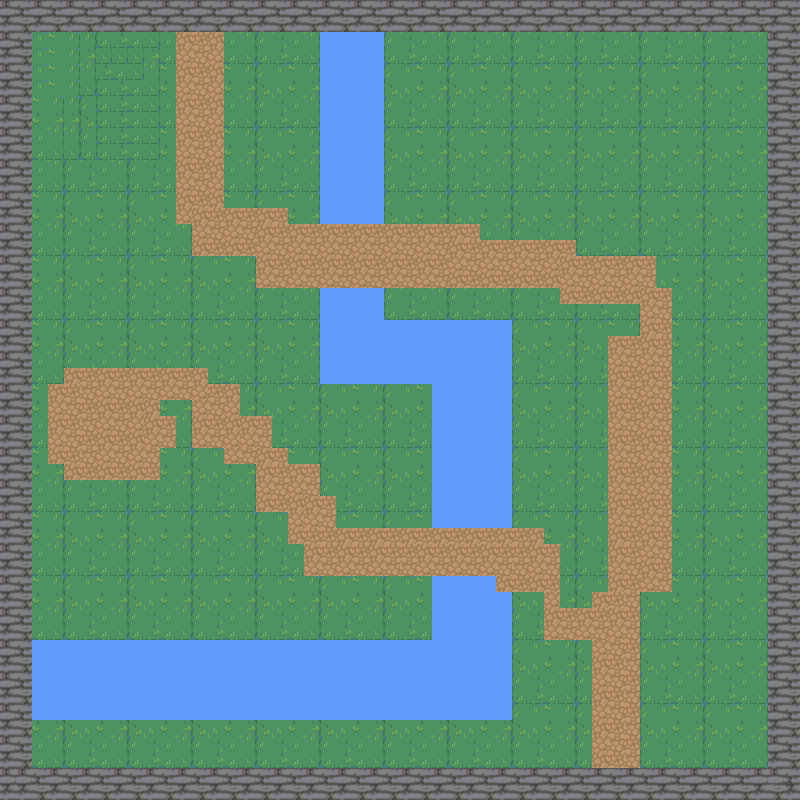

Below is a game level as drawn by its tile map, then a one-line description and the .tmx that defines it (tile-layer data replaced by summaries):
An orthogonal 50x50 tile map with 16x16 px tiles, 4 tile layers (background, walls, water, path).

<map version="1.9" tiledversion="1.9.2" orientation="orthogonal" renderorder="right-down" width="50" height="50" tilewidth="16" tileheight="16" infinite="0" nextlayerid="5" nextobjectid="1">
 <tileset firstgid="1" source="nature.tsx" />
 <layer id="1" name="background" width="50" height="50">
  <data>[2500 cells, 2500 non-empty, 16 distinct tile ids]</data>
 </layer>
 <layer id="2" name="walls" width="50" height="50">
  <data>[2500 cells, 384 non-empty, 4 distinct tile ids]</data>
 </layer>
 <layer id="3" name="water" width="50" height="50">
  <data>[2500 cells, 350 non-empty, 4 distinct tile ids]</data>
 </layer>
 <layer id="4" name="path" width="50" height="50">
  <data>[2500 cells, 389 non-empty, 4 distinct tile ids]</data>
 </layer>
</map>
